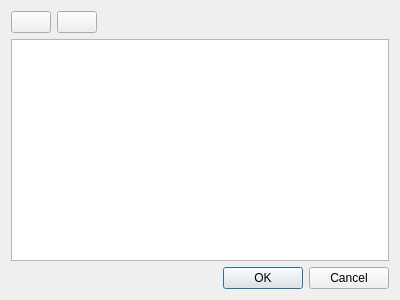
<?xml version="1.0" encoding="UTF-8"?>
<ui version="4.0">
 <class>Form</class>
 <widget class="QWidget" name="Form">
  <property name="geometry">
   <rect>
    <x>0</x>
    <y>0</y>
    <width>400</width>
    <height>300</height>
   </rect>
  </property>
  <property name="windowTitle">
   <string>Form</string>
  </property>
  <layout class="QVBoxLayout" name="verticalLayout">
   <item>
    <layout class="QHBoxLayout" name="horizontalLayout">
     <item>
      <widget class="QPushButton" name="add_btn">
       <property name="text">
        <string/>
       </property>
       <property name="icon">
        <iconset>
         <normaloff>icons/add.ico</normaloff>icons/add.ico</iconset>
       </property>
      </widget>
     </item>
     <item>
      <widget class="QPushButton" name="remove_btn">
       <property name="text">
        <string/>
       </property>
       <property name="icon">
        <iconset>
         <normaloff>icons/remove.ico</normaloff>icons/remove.ico</iconset>
       </property>
      </widget>
     </item>
     <item>
      <spacer name="horizontalSpacer">
       <property name="orientation">
        <enum>Qt::Horizontal</enum>
       </property>
       <property name="sizeHint" stdset="0">
        <size>
         <width>40</width>
         <height>20</height>
        </size>
       </property>
      </spacer>
     </item>
    </layout>
   </item>
   <item>
    <widget class="QTableView" name="table">
     <property name="editTriggers">
      <set>QAbstractItemView::DoubleClicked</set>
     </property>
     <property name="showDropIndicator" stdset="0">
      <bool>false</bool>
     </property>
     <property name="dragDropOverwriteMode">
      <bool>false</bool>
     </property>
     <property name="selectionMode">
      <enum>QAbstractItemView::SingleSelection</enum>
     </property>
     <property name="selectionBehavior">
      <enum>QAbstractItemView::SelectRows</enum>
     </property>
     <attribute name="horizontalHeaderStretchLastSection">
      <bool>true</bool>
     </attribute>
    </widget>
   </item>
   <item>
    <widget class="QDialogButtonBox" name="buttons">
     <property name="orientation">
      <enum>Qt::Horizontal</enum>
     </property>
     <property name="standardButtons">
      <set>QDialogButtonBox::Cancel|QDialogButtonBox::Ok</set>
     </property>
    </widget>
   </item>
  </layout>
 </widget>
 <resources/>
 <connections/>
</ui>
